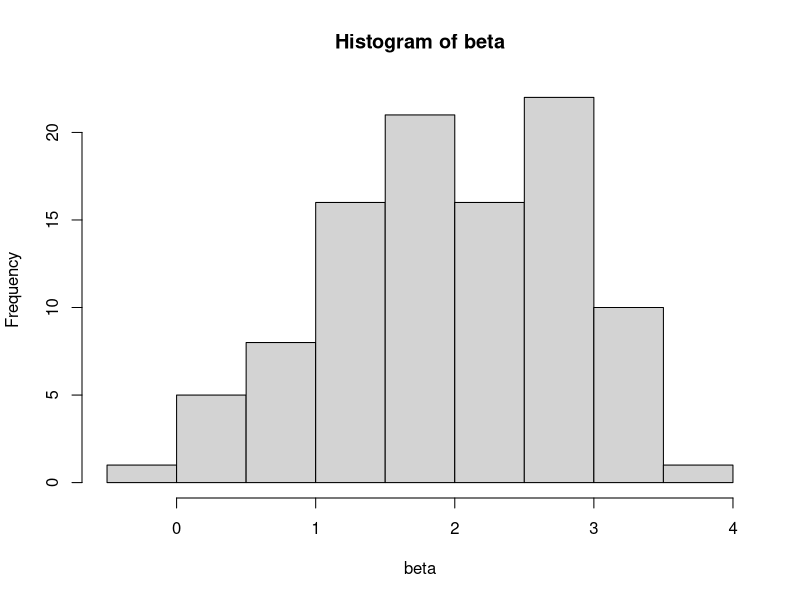

Here is the R script that generated this plot:
### 2131 Kehui - Fall 21
## HW1 - Q4

#real beta = 2
x <- 1:50 / 100
e <- rnorm(50)
y <- 1 + 2*x + e 
#a - mean and var of beta1 based on theory
beta.mean <- 2
beta.var <- 1/sum((x-mean(x))^2)


#loop
beta <- rep(0,100)
cover <- 0
for (j in 1:100){
  set.seed(j)
  x <- 1:50 / 100
  e <- rnorm(50)
  y <- 1 + 2*x + e 
  m <- lm(y~x)
  s <- summary(m)
  beta[j] <- s$coefficients[2,1]
  lowerCI <- s$coefficients[2,1] - s$coefficients[2,2]*qt(0.975,df=48)
  upperCI <- s$coefficients[2,1] + s$coefficients[2,2]*qt(0.975,df=48)
  if(2 > lowerCI & 2 < upperCI){cover <- cover + 1} #see if real beta of 2 falls into CIs
}

#b
hist(beta)
mean(beta)
sd(beta)
var(beta)
#c
cover/100

